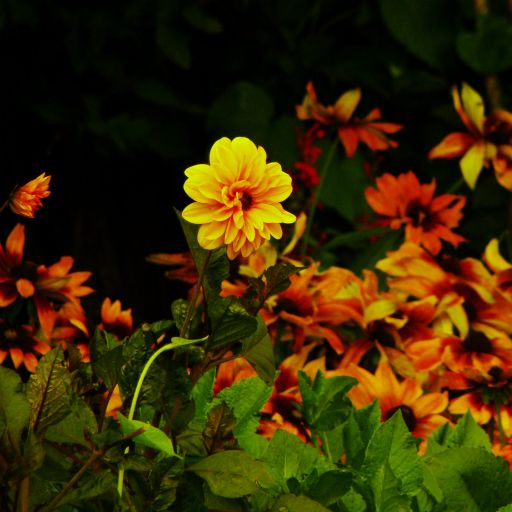
%> input picture Digital Image Processing/flower.jpg, 512 x 512 px
$ octave DIP_3_c_harmonic_geometric_mean_filter.m   (GNU Octave 9; MATLAB toolbox functions it lacks are replaced by stand-ins)
%> lines starting %> are read from the running program, lines starting %| are printed output that depends on the picture

clear all;
close all;
im = imread('H:\4Y1S\Digital Image Processing\flower.jpg');
%> im is the input picture: size 512x512x3 uint8; mean R, G, B 58, 41.2, 2.5
subplot(2,3,1)
imshow(im);

img = rgb2gray(im);
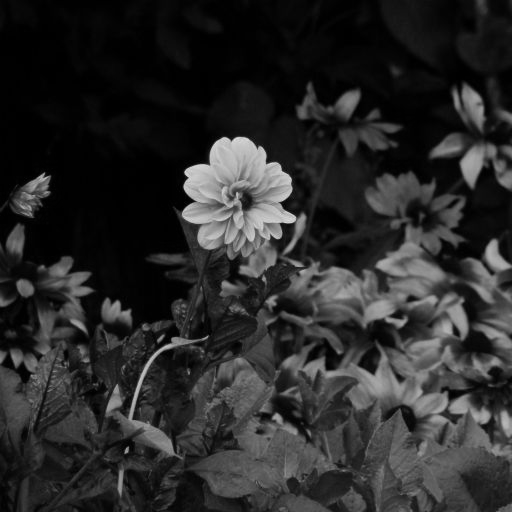
%> img: size 512x512 uint8; min 0, max 223, mean 41.8
subplot(2,3,2)
imshow(img);

nimg = imnoise(img,'salt & pepper');
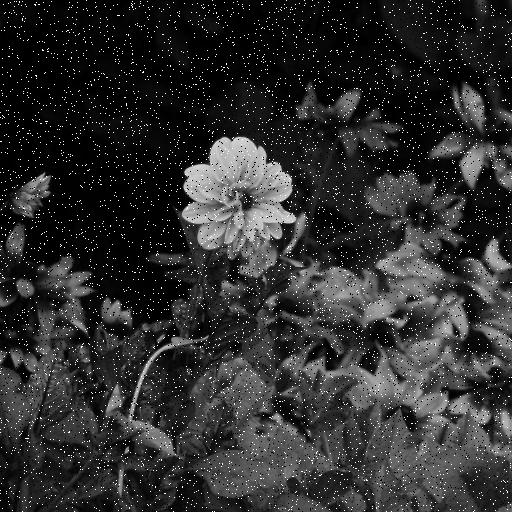
%> nimg: size 512x512 uint8; min 0, max 255, mean 46.2
subplot(2,3,3)
imshow(nimg);
m=3;
n=3;
hmf =(m*n)./imfilter(1./nimg,ones(m,n),'replicate');
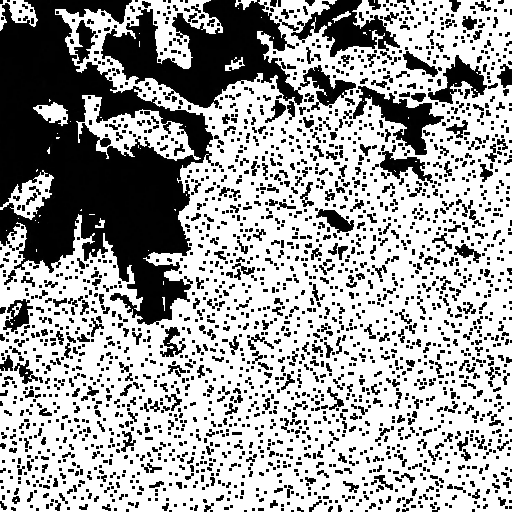
%> hmf: size 512x512 uint8; min 0, max 255, mean 161.1

subplot(2,3,4)
imshow(hmf);
title('Harmonic mean filter');
